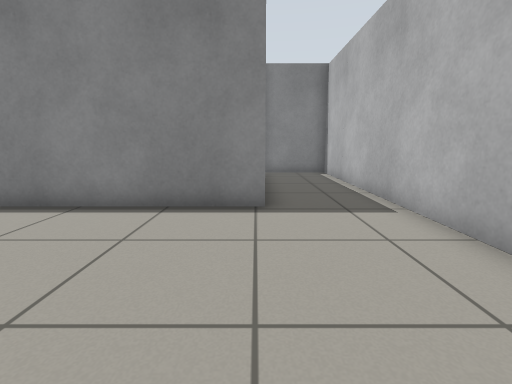
[1] (above)

12 first-person views from a walk through a Gazebo world. The camera is 0.72 m above the floor, tilts 10° down and sees 85° across. The floor is counted in squares, 0.5 m on a side. Each view is taken from the middle of a square. On the plan, view 1 faces up. The plan holds only what a view shows up to about 14 squares ahead; the rest is blank.

[2]
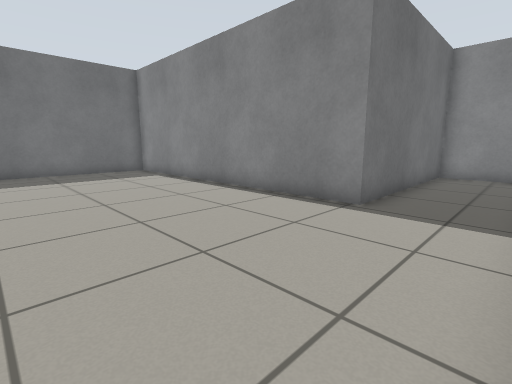

[3]
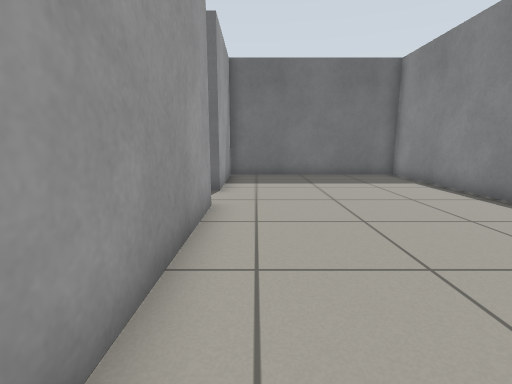

[4]
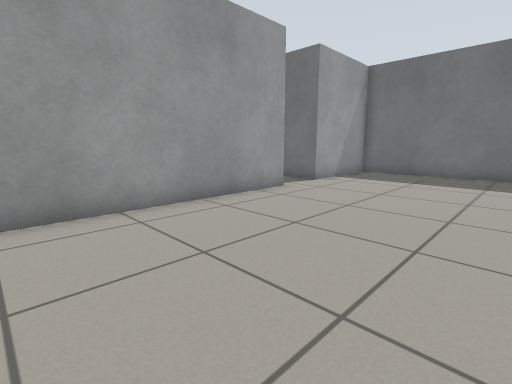

[5]
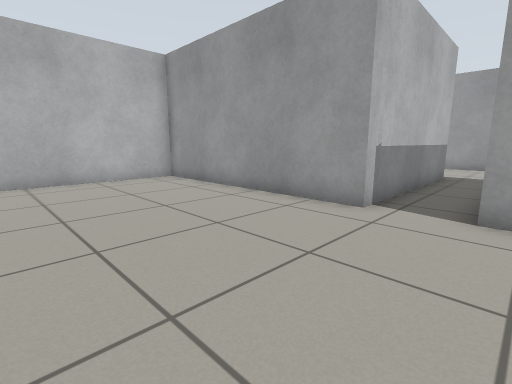

[6]
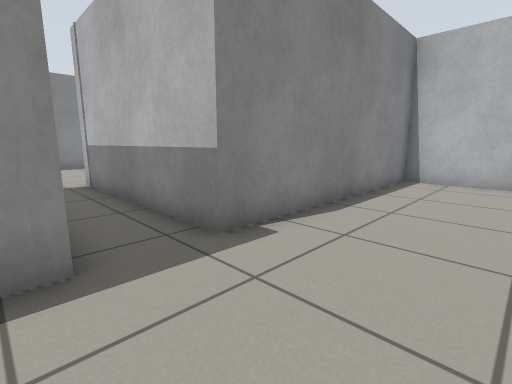

[7]
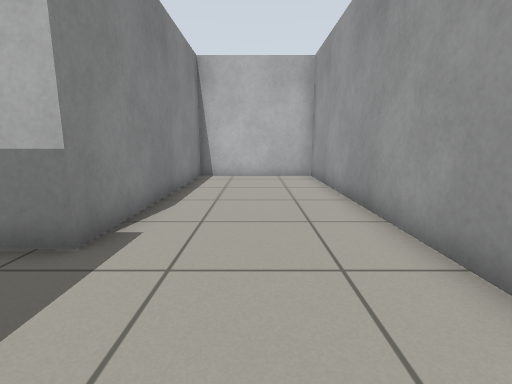

[8]
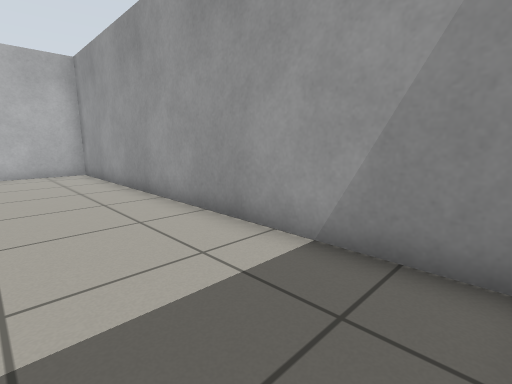

[9]
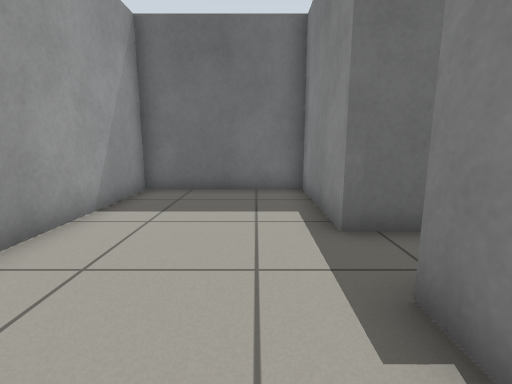

[10]
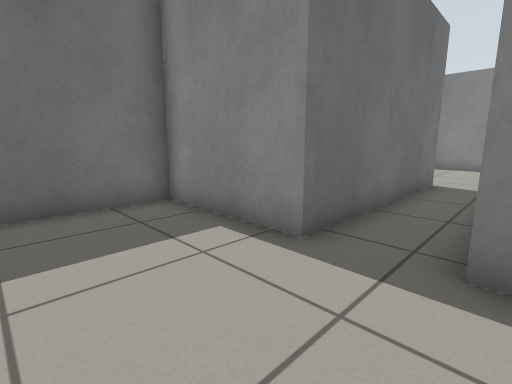

[11]
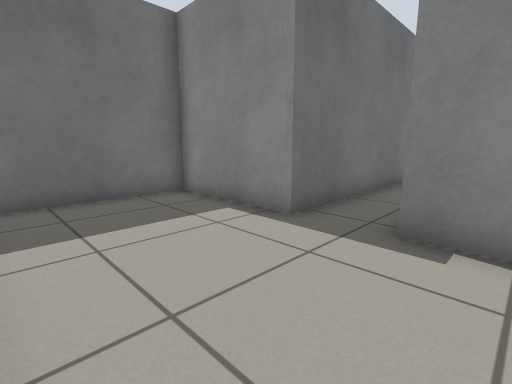

[12]
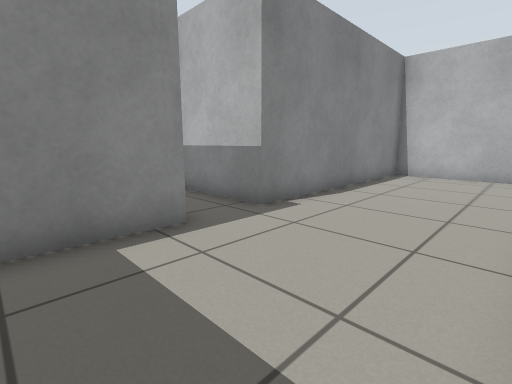

### Floor plan
Ten units are one square. View 1 is at (0, 0); x grows to the right and y downward. Boxes are objects, and circles mark ways between rooms. Rooms are numbered by the first view taken in them; rooms with no view inside come last. Other rooms are left out.
<svg viewBox="-121 -141 159 280">
<path fill="none" stroke="#000" d="M-54 10 33 10 33 -136 2 -136 2 -62 -116 -62 -116 10 -74 10M33 88 -54 86 -54 10M-74 10 -74 86 -116 85 -116 134 33 134 33 85"/>
<circle cx="-65" cy="10" r="3" fill="#2a7"/>
<text x="-30" y="-40">1</text>
<text x="-40" y="100">2</text>
</svg>
Room 1 opens to room 2.

Where each view was taken, in squares from view 1:
view 1: 0 up, 0 right, facing up
view 2: 0 up, 3 right, facing up-left
view 3: 0 up, 1 right, facing left
view 4: 5 up, 2 right, facing down-left
view 5: 5 up, 8 left, facing down-right
view 6: 12 down, 8 left, facing up-right
view 7: 11 down, 9 left, facing right
view 8: 10 down, 11 left, facing down-right
view 9: 10 down, 3 left, facing left
view 10: 12 down, 5 left, facing up-left
view 11: 13 down, 4 left, facing up-left
view 12: 13 down, 10 left, facing up-right
